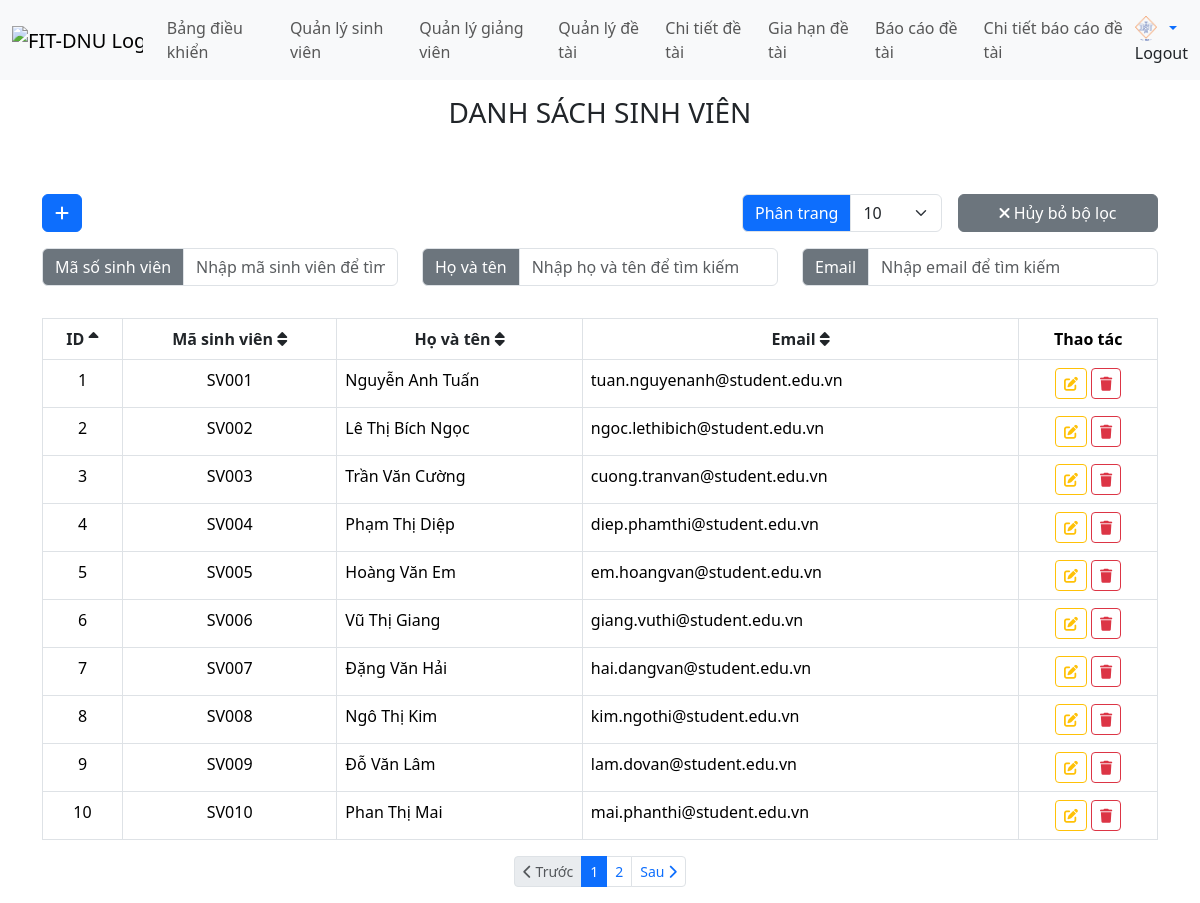
The page /views/student.php (signed in) on the database its author committed.
### tables this page shows
CREATE TABLE students (
    id INT NOT NULL AUTO_INCREMENT,
    student_code VARCHAR(15) NOT NULL UNIQUE,
    student_name NVARCHAR(30) NOT NULL,
    student_email NVARCHAR(50) NOT NULL UNIQUE,
    PRIMARY KEY (id)
);

### functions/student_functions.php (called while the page is built, shortened)
<?php
function getTotalStudents() {
    $conn = getDbConnection();
    $sql = "SELECT COUNT(*) as total FROM students";
    $result = mysqli_query($conn, $sql);
    $total = 0;
    if ($result && mysqli_num_rows($result) > 0) {
        $row = mysqli_fetch_assoc($result);
        $total = (int)$row['total'];
    }
    return $total;
}
function getStudentsWithPagination($page = 1, $limit = 10, $field = 'id', $order = 'asc') {
    $conn = getDbConnection();
    $validFields = ['id', 'student_code', 'student_name', 'student_email'];
    $sql = "SELECT id, student_code, student_name, student_email
            FROM students
            ORDER BY $field $order";
    if ($limit !== 'all') {
        $limit = (int)$limit;
        $offset = ($page - 1) * $limit;
        $sql .= " LIMIT $limit OFFSET $offset";
    }
    $result = mysqli_query($conn, $sql);
    $students = [];
    if ($result && mysqli_num_rows($result) > 0) {
        while ($row = mysqli_fetch_assoc($result)) {
            $students[] = $row;
        }
    }
    return $students;
}
?>

### handle/student_process.php (called while the page is built, shortened)
<?php
require_once __DIR__ . '/../functions/student_functions.php';
function handleGetStudentsWithPagination($page = 1, $limit = 10, $field = 'id', $order = 'asc') {
    $students = getStudentsWithPagination($page, $limit, $field, $order);
    $totalStudents = getTotalStudents();
    if ($limit === 'all') {
        $totalPages = 1;
        $currentPage = 1;
    } else {
        $limit = (int)$limit;
        $totalPages = ceil($totalStudents / $limit);
        $currentPage = $page;
    }
    return [
        'students' => $students,
        'totalStudents' => $totalStudents,
        'totalPages' => $totalPages,
        'currentPage' => $currentPage,
        'limit' => $limit
    ];
}
?>

### views/student.php (the view, shortened to what this page needs)
<?php
$limit = isset($_GET['limit']) ? $_GET['limit'] : 10;
if ($limit === 'all') {
    $limit = 'all';
} else {
    $limit = (int)$limit;
}
$page = isset($_GET['page']) ? (int)$_GET['page'] : 1;
$searchStudentCode = isset($_GET['search_student_code']) ? trim($_GET['search_student_code']) : '';
$searchStudentName = isset($_GET['search_student_name']) ? trim($_GET['search_student_name']) : '';
$searchStudentEmail = isset($_GET['search_student_email']) ? trim($_GET['search_student_email']) : '';
$sortField = isset($_SESSION['student_sort_field']) ? $_SESSION['student_sort_field'] : 'id';
$sortOrder = isset($_SESSION['student_sort_order']) ? $_SESSION['student_sort_order'] : 'asc';
function getSortIcon($field, $currentSortField, $currentSortOrder) {
    if ($field === $currentSortField) {
        return $currentSortOrder === 'asc'
            ? '<i class="fas fa-sort-up"></i>'
            : '<i class="fas fa-sort-down"></i>';
    }
    return '<i class="fas fa-sort"></i>';
}
function getNextSortOrder($field, $currentSortField, $currentSortOrder) {
    if ($field === $currentSortField) {
        return $currentSortOrder === 'asc' ? 'desc' : 'asc';
    }
    return 'asc';
}
function buildPaginationUrl($page, $sortField, $sortOrder, $limit, $searchStudentCode = '', $searchStudentName = '', $searchStudentEmail = '') {
    $params = [
        'page' => $page,
        'sort_field' => $sortField,
        'sort_order' => $sortOrder,
        'limit' => $limit
    ];
    return 'student.php?' . http_build_query($params);
}
function buildSortUrl($field, $sortField, $sortOrder, $page, $limit, $searchStudentCode = '', $searchStudentName = '', $searchStudentEmail = '') {
    $params = [
        'page' => $page,
        'sort_field' => $field,
        'sort_order' => getNextSortOrder($field, $sortField, $sortOrder),
        'limit' => $limit
    ];
    return 'student.php?' . http_build_query($params);
}
include __DIR__ . '/header.php';
?>
<body>
    <?php include './menu.php'; ?>
    <div class="container mt-3">
        <h3 class="mt-3 mb-3 text-center">DANH SÁCH SINH VIÊN</h3>
        <br>
        <br>
        <div class="row mb-3">
            <div class="col-12 d-flex justify-content-between align-items-center">
                <div>
                    <a href="student/create_student.php" class="btn btn-primary">
                        <i class="fas fa-plus"></i>
                    </a>
                </div>
                <div class="d-flex align-items-center">
                    <div class="input-group me-3" style="width: 200px;">
                        <span class="input-group-text bg-primary text-white">Phân trang</span>
                        <select class="form-select" id="records_per_page" onchange="changeRecordsPerPage()">
                            <option value="10" <?= $limit == 10 ? 'selected' : '' ?>>10</option>
                        </select>
                    </div>
                    <div style="width: 200px;">
                        <button type="button" class="btn btn-secondary w-100" onclick="clearSearch()">
                            <i class="fas fa-times"></i> Hủy bỏ bộ lọc
                        </button>
                    </div>
                </div>
            </div>
        </div>
        <form method="GET" action="student.php" id="searchForm">
            <div class="row mb-3 mt-3">
                <div class="col-md-12">
                    <div class="row">
                        <div class="col-md-4">
                            <div class="input-group mb-3">
                                <span class="input-group-text bg-secondary  text-white">Mã số sinh viên</span>
                                <input type="text" class="form-control" name="search_student_code"
                                       value="<?= htmlspecialchars($searchStudentCode) ?>"
                                       placeholder="Nhập mã sinh viên để tìm kiếm"
                                       onchange="document.getElementById('searchForm').submit()">
                            </div>
                        </div>
                        <div class="col-md-4">
                            <div class="input-group mb-3">
                                <span class="input-group-text bg-secondary  text-white">Họ và tên</span>
                                <input type="text" class="form-control" name="search_student_name"
                                       value="<?= htmlspecialchars($searchStudentName) ?>"
                                       placeholder="Nhập họ và tên để tìm kiếm"
                                       onchange="document.getElementById('searchForm').submit()">
                            </div>
                        </div>
                        <div class="col-md-4">
                            <div class="input-group mb-3">
                                <span class="input-group-text bg-secondary  text-white">Email</span>
                                <input type="text" class="form-control" name="search_student_email"
                                       value="<?= htmlspecialchars($searchStudentEmail) ?>"
                                       placeholder="Nhập email để tìm kiếm"
                                       onchange="document.getElementById('searchForm').submit()">
                            </div>
                        </div>
                    </div>
                </div>
            </div>
        </form>
        <table class="table table-bordered">
            <thead>
                <tr>
                    <th scope="col" class="text-center">
                        <a href="<?= buildSortUrl('id', $sortField, $sortOrder, $page, $limit, $searchStudentCode, $searchStudentName, $searchStudentEmail) ?>" class="text-decoration-none text-dark">
                            ID <?= getSortIcon('id', $sortField, $sortOrder) ?>
                        </a>
                    </th>
                    <th scope="col" class="text-center">
                        <a href="<?= buildSortUrl('student_code', $sortField, $sortOrder, $page, $limit, $searchStudentCode, $searchStudentName, $searchStudentEmail) ?>" class="text-decoration-none text-dark">
                            Mã sinh viên <?= getSortIcon('student_code', $sortField, $sortOrder) ?>
                        </a>
                    </th>
                    <th scope="col" class="text-center">
                        <a href="<?= buildSortUrl('student_name', $sortField, $sortOrder, $page, $limit, $searchStudentCode, $searchStudentName, $searchStudentEmail) ?>" class="text-decoration-none text-dark">
                            Họ và tên <?= getSortIcon('student_name', $sortField, $sortOrder) ?>
                        </a>
                    </th>
                    <th scope="col" class="text-center">
                        <a href="<?= buildSortUrl('student_email', $sortField, $sortOrder, $page, $limit, $searchStudentCode, $searchStudentName, $searchStudentEmail) ?>" class="text-decoration-none text-dark">
                            Email <?= getSortIcon('student_email', $sortField, $sortOrder) ?>
                        </a>
                    </th>
                    <th scope="col" class="text-center">Thao tác</th>
                </tr>
            </thead>
            <tbody>
                <?php
                require '../handle/student_process.php';
                $hasSearch = !empty($searchStudentCode) || !empty($searchStudentName) || !empty($searchStudentEmail);
                if ($hasSearch) {
                    $paginationData = handleSearchStudentsWithPagination($page, $limit, $sortField, $sortOrder, $searchStudentCode, $searchStudentName, $searchStudentEmail);
                } else {
                    $paginationData = handleGetStudentsWithPagination($page, $limit, $sortField, $sortOrder);
                }
                $students = $paginationData['students'];
                $totalPages = $paginationData['totalPages'];
                $currentPage = $paginationData['currentPage'];
                foreach($students as $index => $stu){
                ?>
                    <tr>
                        <td class="text-center"><?= $stu["id"] ?></td>
                        <td class="text-center"><?= $stu["student_code"] ?></td>
                        <td><?= $stu["student_name"] ?></td>
                        <td><?= $stu["student_email"] ?></td>
                        <td class="text-center">
                            <div class="d-flex gap-1 justify-content-center">
                                <a href="student/edit_student.php?id=<?= $stu["id"] ?>" class="btn btn-warning btn-sm"><i class="fas fa-edit"></i></a>
                                <a href="../handle/student_process.php?action=delete&id=<?= $stu["id"] ?>"
                                    class="btn btn-danger btn-sm"
                                    onclick="return confirm('Bạn có chắc chắn muốn xóa sinh viên này?')"><i class="fas fa-trash"></i></a>
                            </div>
                        </td>
                    </tr>
                <?php } ?>
            </tbody>
        </table>
        <?php if ($limit !== 'all'): ?>
        <nav aria-label="Phân trang sinh viên">
            <div class="d-flex justify-content-center align-items-center mb-3">
                <?php if ($totalPages > 1): ?>
                <ul class="pagination pagination-sm mb-0">
                    <?php if ($currentPage > 1): ?>
                        <li class="page-item">
                            <a class="page-link" href="<?= buildPaginationUrl($currentPage - 1, $sortField, $sortOrder, $limit, $searchStudentCode, $searchStudentName, $searchStudentEmail) ?>">
                                <i class="fas fa-chevron-left"></i> Trước
                            </a>
                        </li>
                    <?php else: ?>
                        <li class="page-item disabled">
                            <span class="page-link"><i class="fas fa-chevron-left"></i> Trước</span>
                        </li>
                    <?php endif; ?>
                    <?php
                    $startPage = max(1, $currentPage - 2);
                    $endPage = min($totalPages, $currentPage + 2);
                    for ($i = $startPage; $i <= $endPage; $i++):
                        if ($i == $currentPage): ?>
                            <li class="page-item active">
                                <span class="page-link"><?= $i ?></span>
                            </li>
                        <?php else: ?>
                            <li class="page-item">
                                <a class="page-link" href="<?= buildPaginationUrl($i, $sortField, $sortOrder, $limit, $searchStudentCode, $searchStudentName, $searchStudentEmail) ?>"><?= $i ?></a>
                            </li>
                        <?php endif;
                    endfor;
                    ?>
                    <?php if ($currentPage < $totalPages): ?>
                        <li class="page-item">
                            <a class="page-link" href="<?= buildPaginationUrl($currentPage + 1, $sortField, $sortOrder, $limit, $searchStudentCode, $searchStudentName, $searchStudentEmail) ?>">
                                Sau <i class="fas fa-chevron-right"></i>
                            </a>
                        </li>
                    <?php else: ?>
                        <li class="page-item disabled">
                            <span class="page-link">Sau <i class="fas fa-chevron-right"></i></span>
                        </li>
                    <?php endif; ?>
                </ul>
                <?php endif; ?>
            </div>
        </nav>
        <?php endif; ?>
    </div>
</body>
</html>

### rows shown on the page
students: id "1", student_code "SV001", student_name "Nguyễn Anh Tuấn", student_email "tuan.nguyenanh@student.edu.vn"
students: id "2", student_code "SV002", student_name "Lê Thị Bích Ngọc", student_email "ngoc.lethibich@student.edu.vn"
students: id "3", student_code "SV003", student_name "Trần Văn Cường", student_email "cuong.tranvan@student.edu.vn"
students: id "4", student_code "SV004", student_name "Phạm Thị Diệp", student_email "diep.phamthi@student.edu.vn"
students: id "5", student_code "SV005", student_name "Hoàng Văn Em", student_email "em.hoangvan@student.edu.vn"
students: id "6", student_code "SV006", student_name "Vũ Thị Giang", student_email "giang.vuthi@student.edu.vn"
students: id "7", student_code "SV007", student_name "Đặng Văn Hải", student_email "hai.dangvan@student.edu.vn"
students: id "8", student_code "SV008", student_name "Ngô Thị Kim", student_email "kim.ngothi@student.edu.vn"
students: id "9", student_code "SV009", student_name "Đỗ Văn Lâm", student_email "lam.dovan@student.edu.vn"
students: id "10", student_code "SV010", student_name "Phan Thị Mai", student_email "mai.phanthi@student.edu.vn"
